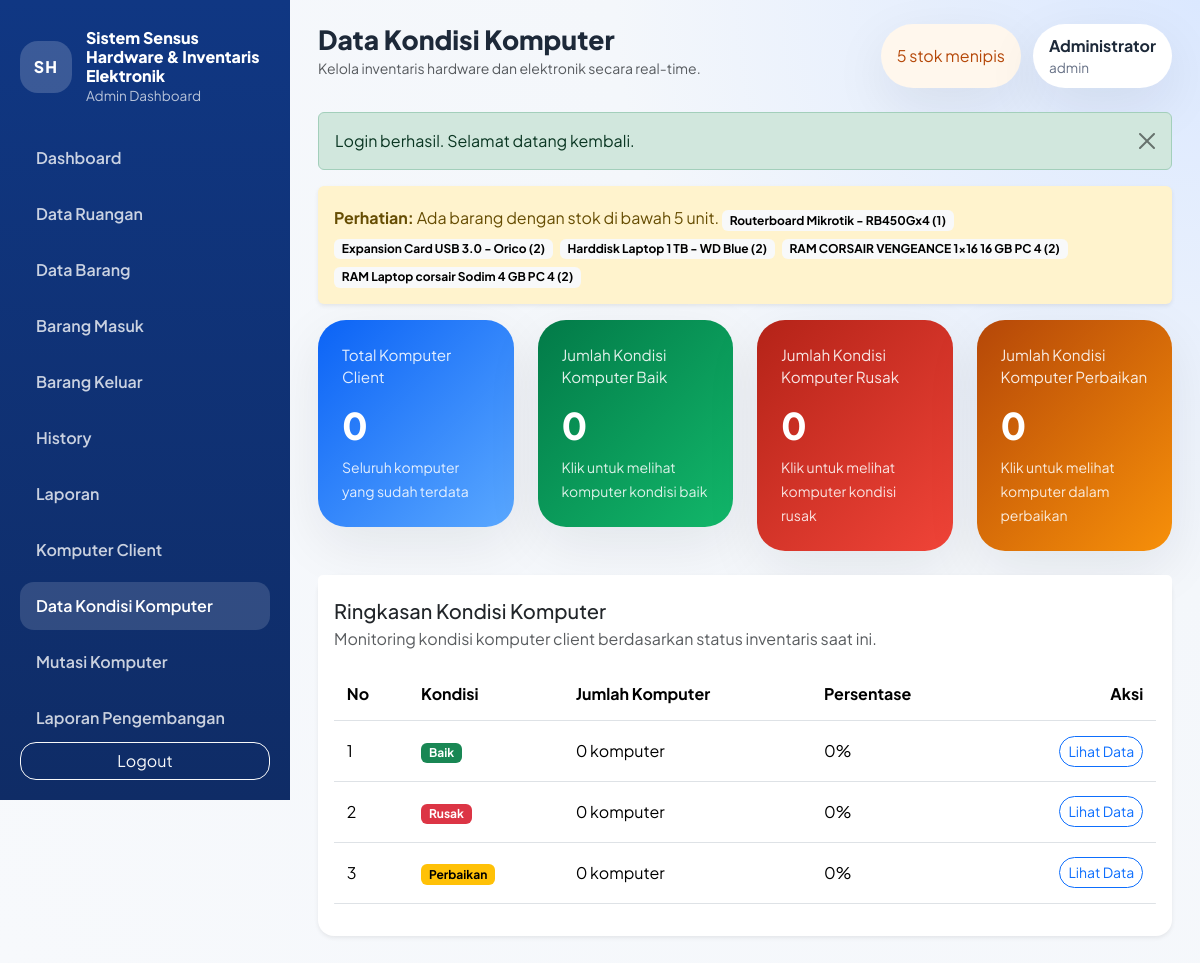
The page /modules/kondisi_komputer/index.php (signed in) on the database its author committed.
### tables this page shows
CREATE TABLE barang (
    id INT AUTO_INCREMENT PRIMARY KEY,
    kode_barang VARCHAR(50) NOT NULL UNIQUE,
    nama_barang VARCHAR(150) NOT NULL,
    ruangan_id INT NULL,
    tahun_inventaris YEAR NOT NULL,
    qty INT NOT NULL DEFAULT 0,
    label_barang VARCHAR(100) NOT NULL DEFAULT 'Lainnya',
    kondisi ENUM('Baik', 'Rusak', 'Perbaikan') NOT NULL DEFAULT 'Baik',
    keterangan TEXT NULL,
    created_at TIMESTAMP DEFAULT CURRENT_TIMESTAMP,
    CONSTRAINT fk_barang_ruangan FOREIGN KEY (ruangan_id) REFERENCES ruangan(id) ON UPDATE CASCADE
);

### includes/helpers.php (called while the page is built, shortened)
<?php
function url(string $path = ''): string
{
    $path = ltrim($path, '/');
    return BASE_URL . ($path !== '' ? '/' . $path : '');
}
function e(?string $value): string
{
    return htmlspecialchars((string) $value, ENT_QUOTES, 'UTF-8');
}
function get_flash(): ?array
{
    $flash = $_SESSION['flash'];
    return $flash;
}
function current_path(): string
{
    return str_replace('\\', '/', $_SERVER['PHP_SELF'] ?? '');
}
function is_active_menu(string $needle): bool
{
    return str_contains(current_path(), $needle);
}
function fetch_all(PDO $pdo, string $sql, array $params = []): array
{
    $statement = $pdo->prepare($sql);
    $statement->execute($params);
    return $statement->fetchAll();
}
function get_low_stock_items(PDO $pdo, int $limit = 5): array
{
    return fetch_all(
        $pdo,
        'SELECT b.nama_barang, b.qty
         FROM barang b
         WHERE b.qty < 5
         ORDER BY b.qty ASC, b.nama_barang ASC
         LIMIT ' . (int) $limit
    );
}

### includes/auth.php (called while the page is built, shortened)
<?php
function current_user_role(): string
{
    return $_SESSION['user']['role'] ?? 'admin';
}
function is_admin_user(): bool
{
    return current_user_role() === 'admin';
}
function current_user(): ?array
{
    return $_SESSION['user'] ?? null;
}

### includes/layout_top.php (the view, shortened to what this page needs)
<?php
$pageTitle = $pageTitle ?? APP_NAME;
$lowStockItems = get_low_stock_items($pdo);
$currentUser = current_user();
$flash = get_flash();
$isAdminUser = is_admin_user();
$showLowStockAlert = !is_active_menu('/modules/pengembangan/');
?><!doctype html>
<html lang="id">
<head>
    <link href="https://cdn.jsdelivr.net/npm/bootstrap@5.3.3/dist/css/bootstrap.min.css" rel="stylesheet">
    <link href="https://cdn.datatables.net/1.13.8/css/dataTables.bootstrap5.min.css" rel="stylesheet">
    <link href="https://cdn.datatables.net/responsive/2.5.0/css/responsive.bootstrap5.min.css" rel="stylesheet">
    <link href="<?= e(url('assets/css/style.css')); ?>" rel="stylesheet">
</head>
<body>
    <div class="app-shell">
        <aside class="sidebar d-none d-xl-flex flex-column">
            <div class="sidebar-brand">
                <div class="brand-mark">SH</div>
                <div>
                    <h1><?= e(APP_NAME); ?></h1>
                    <p>Admin Dashboard</p>
                </div>
            </div>
            <nav class="nav flex-column sidebar-nav">
                <?php if ($isAdminUser): ?>
                    <a class="nav-link <?= is_active_menu('/modules/dashboard/') ? 'active' : ''; ?>" href="<?= e(url('modules/dashboard/index.php')); ?>">Dashboard</a>
                    <a class="nav-link <?= is_active_menu('/modules/ruangan/') ? 'active' : ''; ?>" href="<?= e(url('modules/ruangan/index.php')); ?>">Data Ruangan</a>
                    <a class="nav-link <?= is_active_menu('/modules/barang/') ? 'active' : ''; ?>" href="<?= e(url('modules/barang/index.php')); ?>">Data Barang</a>
                    <a class="nav-link <?= is_active_menu('/modules/transaksi/masuk.php') ? 'active' : ''; ?>" href="<?= e(url('modules/transaksi/masuk.php')); ?>">Barang Masuk</a>
                    <a class="nav-link <?= is_active_menu('/modules/transaksi/keluar.php') ? 'active' : ''; ?>" href="<?= e(url('modules/transaksi/keluar.php')); ?>">Barang Keluar</a>
                    <a class="nav-link <?= is_active_menu('/modules/transaksi/history.php') ? 'active' : ''; ?>" href="<?= e(url('modules/transaksi/history.php')); ?>">History</a>
                    <a class="nav-link <?= is_active_menu('/modules/laporan/') ? 'active' : ''; ?>" href="<?= e(url('modules/laporan/index.php')); ?>">Laporan</a>
                    <a class="nav-link <?= is_active_menu('/modules/komputer/') ? 'active' : ''; ?>" href="<?= e(url('modules/komputer/index.php')); ?>">Komputer Client</a>
                    <a class="nav-link <?= is_active_menu('/modules/kondisi_komputer/') ? 'active' : ''; ?>" href="<?= e(url('modules/kondisi_komputer/index.php')); ?>">Data Kondisi Komputer</a>
                    <a class="nav-link <?= is_active_menu('/modules/mutasi_komputer/') ? 'active' : ''; ?>" href="<?= e(url('modules/mutasi_komputer/index.php')); ?>">Mutasi Komputer</a>
                <?php endif; ?>
                <a class="nav-link <?= is_active_menu('/modules/pengembangan/') ? 'active' : ''; ?>" href="<?= e(url('modules/pengembangan/index.php')); ?>">Laporan Pengembangan</a>
            </nav>
            <a href="<?= e(url('logout.php')); ?>" class="btn btn-outline-light mt-auto">Logout</a>
        </aside>
        <div class="content-wrapper">
            <header class="topbar">
                <div class="d-flex align-items-center gap-3">
                    <div>
                        <h2 class="mb-0"><?= e($pageTitle); ?></h2>
                        <small class="text-muted">Kelola inventaris hardware dan elektronik secara real-time.</small>
                    </div>
                </div>
                <div class="topbar-meta">
                    <?php if ($showLowStockAlert): ?>
                        <div class="alert-pill <?= $lowStockItems ? 'alert-low' : 'alert-safe'; ?>">
                            <?= $lowStockItems ? count($lowStockItems) . ' stok menipis' : 'Stok aman'; ?>
                        </div>
                    <?php endif; ?>
                    <div class="user-pill">
                        <strong><?= e($currentUser['nama'] ?? 'Admin'); ?></strong>
                        <span><?= e($currentUser['username'] ?? '-'); ?></span>
                    </div>
                </div>
            </header>
            <main class="page-content">
                <?php if ($flash): ?>
                    <div class="alert alert-<?= e($flash['type']); ?> alert-dismissible fade show">
                        <?= e($flash['message']); ?>
                        <button type="button" class="btn-close" data-bs-dismiss="alert"></button>
                    </div>
                <?php endif; ?>
                <?php if ($showLowStockAlert && $lowStockItems): ?>
                    <div class="alert alert-warning border-0 shadow-sm">
                        <strong>Perhatian:</strong> Ada barang dengan stok di bawah 5 unit.
                        <?php foreach ($lowStockItems as $item): ?>
                            <span class="badge text-bg-light me-1 mt-2"><?= e($item['nama_barang']); ?> (<?= e($item['qty']); ?>)</span>
                        <?php endforeach; ?>
                    </div>
                <?php endif; ?>

### assets/css/style.css (style rules this page uses)
:root { --bg-main: #f4f7fb; --bg-sidebar: linear-gradient(180deg, #103783 0%, #0f2c66 100%); --primary: #1b63ff; --primary-soft: #eaf1ff; --text-main: #1d2939; --text-soft: #667085; --border-soft: #e4e7ec; --card-shadow: 0 18px 55px rgba(16, 24, 40, 0.08); }
* { box-sizing: border-box; }
body { font-family: 'Plus Jakarta Sans', sans-serif; background: radial-gradient(circle at top right, #dbe8ff 0%, #f4f7fb 38%, #f7f9fc 100%); color: var(--text-main); overflow-x: hidden; }
.form-control, .form-select, .btn, .card, .modal-content { border-radius: 1rem; }
.app-shell { min-height: 100vh; display: flex; }
.sidebar { width: 290px; padding: 28px 20px; background: var(--bg-sidebar); color: #fff; position: sticky; top: 0; height: 100vh; }
.sidebar-brand { display: flex; gap: 14px; align-items: center; margin-bottom: 28px; }
.brand-mark { width: 52px; height: 52px; border-radius: 18px; display: grid; place-items: center; background: rgba(255, 255, 255, 0.18); font-weight: 800; letter-spacing: 0.08em; flex-shrink: 0; }
.sidebar-brand h1 { font-size: 1rem; margin: 0; font-weight: 800; }
.sidebar-brand p { margin: 0; color: rgba(255, 255, 255, 0.7); font-size: 0.85rem; }
.sidebar-nav { gap: 8px; }
.sidebar-nav .nav-link { color: rgba(255, 255, 255, 0.78); padding: 12px 16px; border-radius: 14px; font-weight: 600; }
.sidebar-nav .nav-link:hover, .sidebar-nav .nav-link.active { color: #fff; background: rgba(255, 255, 255, 0.14); }
.content-wrapper { flex: 1; min-width: 0; }
.topbar { padding: 24px 28px 0; display: flex; justify-content: space-between; align-items: flex-start; gap: 16px; flex-wrap: wrap; }
.topbar h2 { font-size: 1.65rem; font-weight: 800; }
.topbar-meta { display: flex; gap: 12px; flex-wrap: wrap; }
.alert-pill, .user-pill { border-radius: 999px; padding: 10px 16px; background: #fff; box-shadow: var(--card-shadow); display: flex; align-items: center; gap: 8px; }
.alert-low { color: #b54708; background: #fff7ed; }
.user-pill { flex-direction: column; align-items: flex-start; gap: 0; }
.user-pill span { color: var(--text-soft); font-size: 0.85rem; }
.page-content { padding: 24px 28px 28px; }

### rows shown on the page
barang: nama_barang "Routerboard Mikrotik - RB450Gx4", qty "1"
barang: nama_barang "Expansion Card USB 3.0 - Orico", qty "2"
barang: nama_barang "Harddisk Laptop 1 TB - WD Blue", qty "2"
barang: nama_barang "RAM CORSAIR VENGEANCE 1x16 16 GB PC 4", qty "2"
barang: nama_barang "RAM Laptop corsair Sodim 4 GB PC 4", qty "2"

### other values the page prints
APP_NAME "Sistem Sensus Hardware & Inventaris Elektronik"
$pageTitle "Data Kondisi Komputer"
count($lowStockItems) "5"
$currentUser['nama'] "Administrator"
$currentUser['username'] "admin"
$flash['message'] "Login berhasil. Selamat datang kembali."
format_number($totalKomputer) "0"
format_number($conditionSummary['Baik']) "0"
format_number($conditionSummary['Rusak']) "0"
format_number($conditionSummary['Perbaikan']) "0"
$conditionName "Baik"
format_number($conditionTotal) "0"
$conditionName "Rusak"
$conditionName "Perbaikan"
